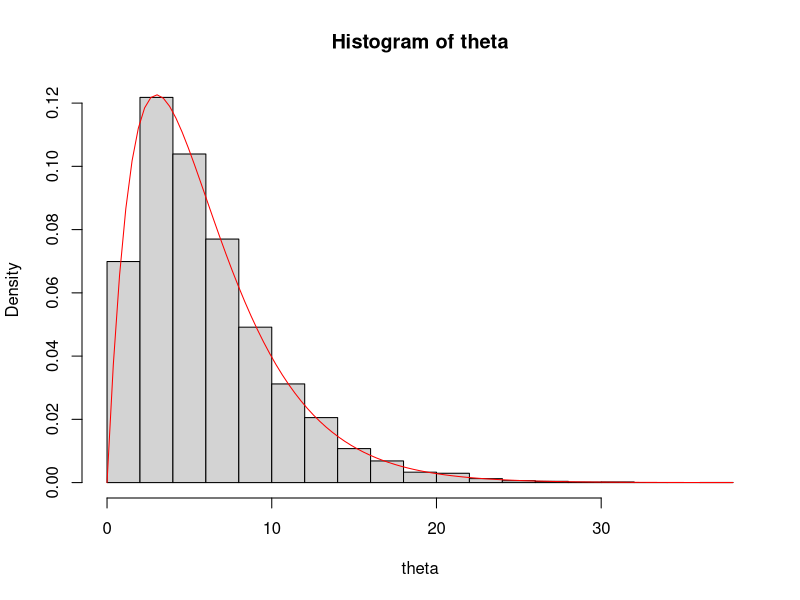

Generate this figure with R:
#set seed to get consistent results
set.seed(32)

m=10000 #montecarlo sample size
a=2.0 #shape parameter 
b=1/3 #rate parameter


#use rgama to simulate, create random gamma distribution 
theta=rgamma(n=m,shape=a,rate=b)
head(theta)
hist(theta,freq=FALSE) #gives pdf instead of frequency

#use curve to plot the original gamma distribution
curve(dgamma(x,shape=a,rate=b),col="red",add=TRUE)

#get montecarlo approximation to the expected value of thema
sum(theta)/m

#true expected value
a/b

var(theta) #getting variance for the montecarlo

a/b^2 #true variance

#finding probability that theta is less than 5
ind=theta<5
mean(ind) #probability it is less than 5 for the monte carlo

pgamma(q=5.0,shape=a,rate=b) #true probability it is less than 5 from the gamma distribution

#finding quartiles for the distributions
quantile(theta,probs=0.9)
qgamma(p=0.9,shape=a,rate=b)
